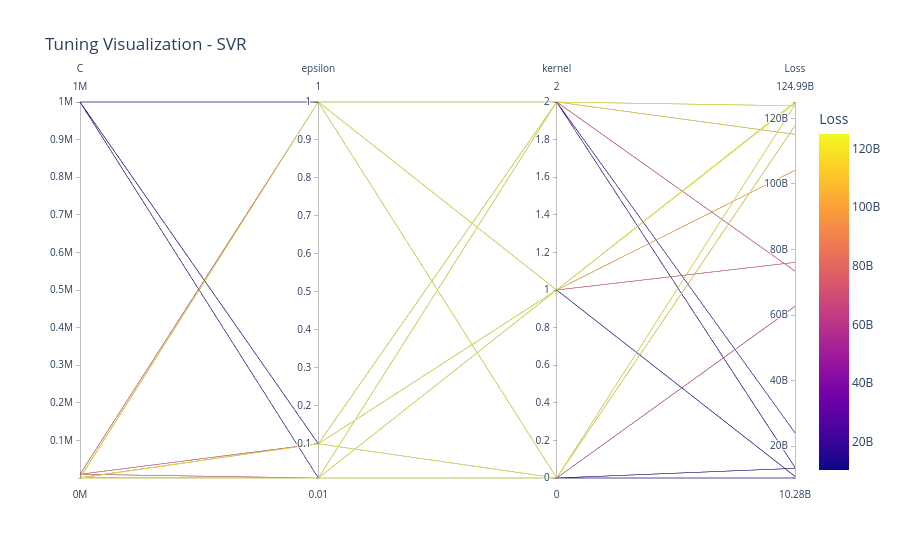

Here is the notebook cell this chart was saved with:
### Markdown cell above
## Mô hình ***SVR***

### Code cell
# Chạy tuning và trực quan hóa cho mô hình SVR

name = "SVR"
model = models[name]
print(f"🔍 Đang tuning mô hình: {name}...")

grid = GridSearchCV(model, param_grids[name], cv=5, scoring='neg_mean_squared_error', n_jobs=-1)
grid.fit(x_train, y_train)

y_pred = grid.predict(x_test)
mse = mean_squared_error(y_test, y_pred)
mae = mean_absolute_error(y_test, y_pred)
r2 = r2_score(y_test, y_pred)

print(f"📌 {name}")
print("Best parameters:", grid.best_params_)
print(f"Test MSE: {mse:.4f}")
print(f"Test MAE: {mae:.4f}")
print(f"Test R² : {r2:.4f}")

best_models[name] = grid.best_estimator_
model_results[name] = {
    "MSE": mse,
    "MAE": mae,
    "R2": r2
}

# Trực quan hóa kết quả tìm kiếm siêu tham số
visualize_tuning_results(grid, model_name=name)

# Trực quan hóa mức độ chính xác của mô hình khi dùng bộ tham số tối ưu và bộ tham số mặc định bằng cách so sánh giữa giá trị thực tế (y_test) và giá trị dự đoán (y_pred) thông qua biểu đồ phân tán.
compare_default_and_tuned_models(x_train, x_test, y_train, y_test, grid.best_estimator_, model_name=name)

print(f"✅ Hoàn thành: {name}\n{'-'*50}")
